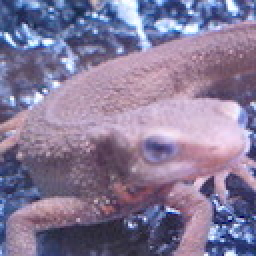
//> input picture imori.jpg, 128 x 128 px (shown 2 times larger)
$ ./answer_33   (built with g++ and OpenCV 4)
//> lines starting //> are read from the running program, lines starting //| are printed output that depends on the picture
#include <opencv2/core.hpp>
#include <opencv2/highgui.hpp>
#include <iostream>
#include <math.h>
#include <complex>

using namespace std;
using namespace cv;
const int height = 128, width = 128;

struct fourier_str {
    complex<double> coef[height][width];
};

fourier_str dft(cv::Mat img, fourier_str fourier_s){

    double I;
    double theta;
    std::complex<double> val;

    for ( int l = 0; l < height; l ++){
        for ( int k = 0; k < width; k ++){
            val.real(0);
            val.imag(0);
            for ( int y = 0; y < height; y ++){
                for ( int x = 0; x < width; x ++){
                    I = (double)img.at<uchar>(y, x);
                    theta = -2 * M_PI * ((double)k * (double)x / (double)width + (double)l * (double)y / (double)height);
                val += std::complex<double>(cos(theta), sin(theta)) * I;
            }
            }
            val /= sqrt(height * width);
            fourier_s.coef[l][k] = val;
        }
    }

    return fourier_s;
}

Mat idft(cv::Mat out, fourier_str fourier_s){

    double theta;
    double g;
    std::complex<double> G;
    std::complex<double> val;

    for ( int y = 0; y < height; y ++){
        for ( int x = 0; x < width; x ++){
            val.real(0);
            val.imag(0);
            for ( int l = 0; l < height; l ++){
                for ( int k = 0; k < width; k ++){
                    G = fourier_s.coef[l][k];
                    theta = 2 * M_PI * ((double)k * (double)x / (double)width + (double)l * (double)y / (double)height);
                    val += std::complex<double>(cos(theta), sin(theta)) * G;
                }
            }
            g = std::abs(val) / sqrt(height * width);
            g = fmin(fmax(g, 0), 255);
            out.at<uchar>(y, x) = (uchar)g;
        }
    }

    return out;
}

fourier_str lpf(fourier_str fourier_s, double pass_r){
    // filtering
    int r = height / 2;
    int filter_d = (int)((double)r * pass_r);
    for ( int j = 0; j < height / 2; j++){
        for ( int i = 0; i < width / 2; i++){
            if (sqrt(i * i + j * j) >= filter_d){
                fourier_s.coef[j][i] = 0;
                fourier_s.coef[j][width - i] = 0;
                fourier_s.coef[height - i][i] = 0;
                fourier_s.coef[height - i][width - i] = 0;
            }
        }
    }
    return fourier_s;
}

int main(int argc, const char* argv[]){

    // read original image
    cv::Mat gray = cv::imread("../imori.jpg", cv::IMREAD_COLOR);
//> gray is the input picture: 128 rows x 128 cols, CV_8UC3; mean B, G, R 152.8, 121.8, 134.1

    // Fourier coefficient
    fourier_str fourier_s;

    // output image
    cv::Mat out = cv::Mat::zeros(height, width, CV_8UC1);


    // DFT
    fourier_s = dft(gray, fourier_s);
//> the loop in dft, `for ( int l = 0; l < height; l ++)` made 128 passes
//> theta on passes 1 to 12: -791.7, -798, -804.2, -810.4, -816.7, -822.9, -829.1, -835.4, -841.6, -847.8, -854.1, -860.3
//> after the loop in dft, `for ( int l = 0; l < height; l ++)`: I = 58; theta = -1583.5

    // LPF
    fourier_s = lpf(fourier_s, 0.5);

    // IDFT
    out = idft(out, fourier_s);
//> the loop in idft, `for ( int y = 0; y < height; y ++)` made 128 passes
//> (theta, g) on passes 1 to 12: (791.7, 89.52), (798, 92.6), (804.2, 97.25), (810.4, 88.18), (816.7, 78.72), (822.9, 82.63), (829.1, 107.1), (835.4, 117.6), (841.6, 96.36), (847.8, 98.87), (854.1, 133.9), (860.3, 148.5)
//> after the loop in idft, `for ( int y = 0; y < height; y ++)`:
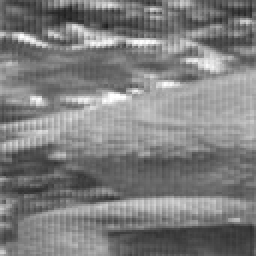
//> out: 128 rows x 128 cols, CV_8UC1 (shown 2 times larger); min 32, max 255, mean 126.3
//> after the loop in idft, `for ( int y = 0; y < height; y ++)`: theta = 1583.5; g = 93.11

    //cv::imwrite("out.jpg", out);
    cv::imshow("answer_33.jpg", out);
    cv::destroyAllWindows();

    return 0;
}

$ run again, with thorino.jpg copied over imori.jpg
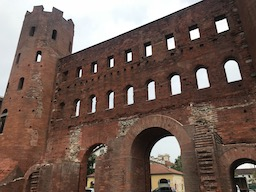
//> input picture thorino.jpg, 256 x 192 px
//> gray is the input picture: 192 rows x 256 cols, CV_8UC3; mean B, G, R 85.6, 94.3, 114.5
//> the loop in dft, `for ( int l = 0; l < height; l ++)` made 128 passes
//> theta on passes 1 to 8: -791.7, -798, -804.2, -810.4, -816.7, -822.9, -829.1, -835.4
//> after the loop in dft, `for ( int l = 0; l < height; l ++)`: I = 70; theta = -1583.5
//> the loop in idft, `for ( int y = 0; y < height; y ++)` made 128 passes
//> (theta, g) on passes 1 to 8: (791.7, 253.2), (798, 255), (804.2, 255), (810.4, 255), (816.7, 255), (822.9, 194.3), (829.1, 124.1), (835.4, 108)
//> after the loop in idft, `for ( int y = 0; y < height; y ++)`:
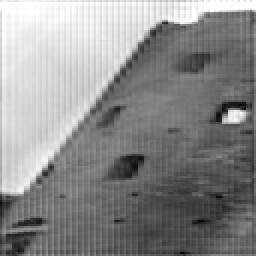
//> out: 128 rows x 128 cols, CV_8UC1 (shown 2 times larger); min 4, max 255, mean 138.8
//> after the loop in idft, `for ( int y = 0; y < height; y ++)`: theta = 1583.5; g = 119.6
